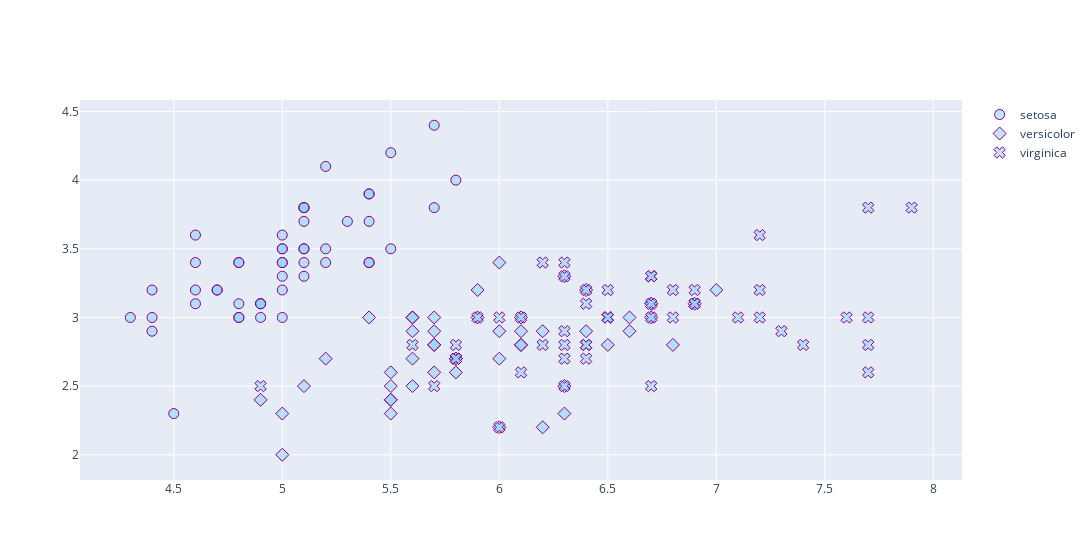

Notebook source saved alongside this figure:
### Code cell
fig_6 = go.Figure()
symbols=['circle','diamond','x']
i = 0
for species in df['species'].unique():
    df_species = df[df['species'] == species]
    
    fig_6.add_trace(
        go.Scatter(
            name=species,
            mode='markers',
            x=df_species['sepal_length'],
            y=df_species['sepal_width'],
            marker=dict(
                color='rgba(135, 206, 250, 0.5)',
                size=10,
                symbol=symbols[i],
                line=dict(
                    color='darkmagenta',
                    width=1
                )
            ),
            showlegend=True
        )
    )
    i += 1

fig_6.update_layout(width=1300)
fig_6.show()

### Figure 1 — Plotly figure (JSON) as saved in the notebook; plotly's stock layout.template omitted (floating-point values rounded to 4 significant figures)
{"data": [{"marker": {"color": "rgba(135, 206, 250, 0.5)", "line": {"color": "darkmagenta", "width": 1}, "size": 10, "symbol": "circle"}, "mode": "markers", "name": "setosa", "showlegend": true, "type": "scatter", "x": [5.1, 4.9, 4.7, 4.6, 5, 5.4, 4.6, 5, 4.4, 4.9, 5.4, 4.8, 4.8, 4.3, 5.8, 5.7, 5.4, 5.1, 5.7, 5.1, 5.4, 5.1, 4.6, 5.1, 4.8, 5, 5, 5.2, 5.2, 4.7, 4.8, 5.4, 5.2, 5.5, 4.9, 5, 5.5, 4.9, 4.4, 5.1, 5, 4.5, 4.4, 5, 5.1, 4.8, 5.1, 4.6, 5.3, 5], "y": [3.5, 3, 3.2, 3.1, 3.6, 3.9, 3.4, 3.4, 2.9, 3.1, 3.7, 3.4, 3, 3, 4, 4.4, 3.9, 3.5, 3.8, 3.8, 3.4, 3.7, 3.6, 3.3, 3.4, 3, 3.4, 3.5, 3.4, 3.2, 3.1, 3.4, 4.1, 4.2, 3.1, 3.2, 3.5, 3.1, 3, 3.4, 3.5, 2.3, 3.2, 3.5, 3.8, 3, 3.8, 3.2, 3.7, 3.3]}, {"marker": {"color": "rgba(135, 206, 250, 0.5)", "line": {"color": "darkmagenta", "width": 1}, "size": 10, "symbol": "diamond"}, "mode": "markers", "name": "versicolor", "showlegend": true, "type": "scatter", "x": [7, 6.4, 6.9, 5.5, 6.5, 5.7, 6.3, 4.9, 6.6, 5.2, 5, 5.9, 6, 6.1, 5.6, 6.7, 5.6, 5.8, 6.2, 5.6, 5.9, 6.1, 6.3, 6.1, 6.4, 6.6, 6.8, 6.7, 6, 5.7, 5.5, 5.5, 5.8, 6, 5.4, 6, 6.7, 6.3, 5.6, 5.5, 5.5, 6.1, 5.8, 5, 5.6, 5.7, 5.7, 6.2, 5.1, 5.7], "y": [3.2, 3.2, 3.1, 2.3, 2.8, 2.8, 3.3, 2.4, 2.9, 2.7, 2, 3, 2.2, 2.9, 2.9, 3.1, 3, 2.7, 2.2, 2.5, 3.2, 2.8, 2.5, 2.8, 2.9, 3, 2.8, 3, 2.9, 2.6, 2.4, 2.4, 2.7, 2.7, 3, 3.4, 3.1, 2.3, 3, 2.5, 2.6, 3, 2.6, 2.3, 2.7, 3, 2.9, 2.9, 2.5, 2.8]}, {"marker": {"color": "rgba(135, 206, 250, 0.5)", "line": {"color": "darkmagenta", "width": 1}, "size": 10, "symbol": "x"}, "mode": "markers", "name": "virginica", "showlegend": true, "type": "scatter", "x": [6.3, 5.8, 7.1, 6.3, 6.5, 7.6, 4.9, 7.3, 6.7, 7.2, 6.5, 6.4, 6.8, 5.7, 5.8, 6.4, 6.5, 7.7, 7.7, 6, 6.9, 5.6, 7.7, 6.3, 6.7, 7.2, 6.2, 6.1, 6.4, 7.2, 7.4, 7.9, 6.4, 6.3, 6.1, 7.7, 6.3, 6.4, 6, 6.9, 6.7, 6.9, 5.8, 6.8, 6.7, 6.7, 6.3, 6.5, 6.2, 5.9], "y": [3.3, 2.7, 3, 2.9, 3, 3, 2.5, 2.9, 2.5, 3.6, 3.2, 2.7, 3, 2.5, 2.8, 3.2, 3, 3.8, 2.6, 2.2, 3.2, 2.8, 2.8, 2.7, 3.3, 3.2, 2.8, 3, 2.8, 3, 2.8, 3.8, 2.8, 2.8, 2.6, 3, 3.4, 3.1, 3, 3.1, 3.1, 3.1, 2.7, 3.2, 3.3, 3, 2.5, 3, 3.4, 3]}], "layout": {"width": 1300}}
